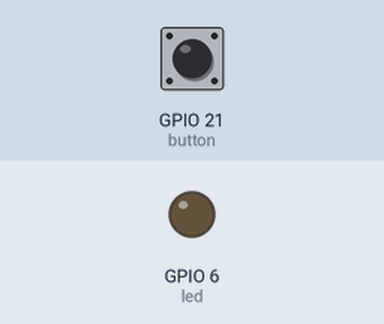
A program run on a simulated Raspberry Pi (BCM pin numbers). Parts: output pins drawn as LEDs (lit = HIGH). The test bench sets the inputs (shaded band); at power-on: GPIO 21 (button) LOW. What the program prints to the terminal is not drawn.

Above: at 1.2 s.
1.3 s: GPIO 21 (button) pulled HIGH for 0.15 s
At 2.5 s:
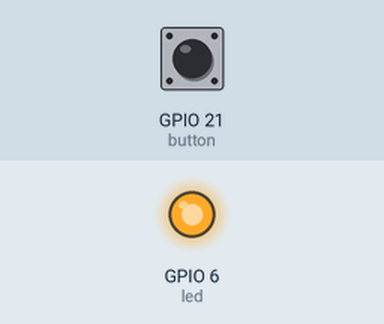
2.9 s: GPIO 21 (button) pulled HIGH for 1 s
At 3.8 s:
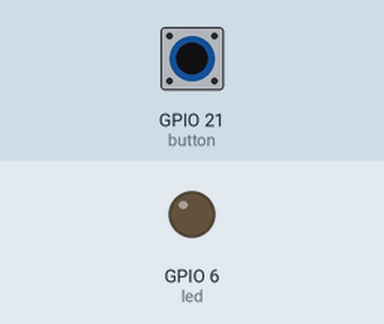
5.4 s: GPIO 21 (button) pulled HIGH for 3.2 s
At 5.7 s:
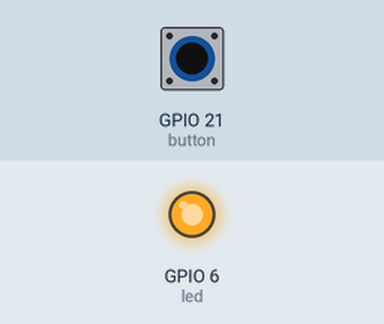
Timing chart, 0 to 8.4 s (numbered marks = the images above; inputs shaded):
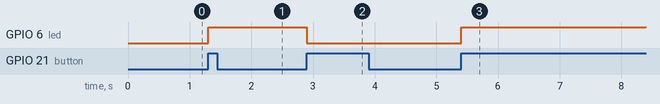

Measured:
- after the input at 1.3 s, GPIO 6 (led): LOW → HIGH at once
- after the input at 2.9 s, GPIO 6 (led): HIGH → LOW at once
- after the input at 5.4 s, GPIO 6 (led): LOW → HIGH at once

The program:

8-4.py
```python
import time
import RPi.GPIO as GPIO

try:
	def led_on_off(pin, value):
		GPIO.output(pin, value)

	def button_pressed(pin):
		global btn_status
		global led
		btn_status = 0 if btn_status == 1 else 1
		led_on_off(led, btn_status)

	led = 6
	button = 21
	btn_status = 0 # 현재 버튼이 눌려진 상태, 1이면 눌러져 있음

	GPIO.setmode(GPIO.BCM)
	GPIO.setwarnings(False)
	GPIO.setup(led, GPIO.OUT)
	GPIO.setup(button, GPIO.IN, GPIO.PUD_DOWN)

	GPIO.add_event_detect(button, GPIO.RISING, button_pressed, 10)

	print("스위치를 누르면 LED가 On되고 다시 누르면 Off 됩니다.")

	while True:
		pass

except KeyboardInterrupt:
	print("Ctrl + c 종료")
finally:
	print("cleanup")
	GPIO.cleanup()
```
